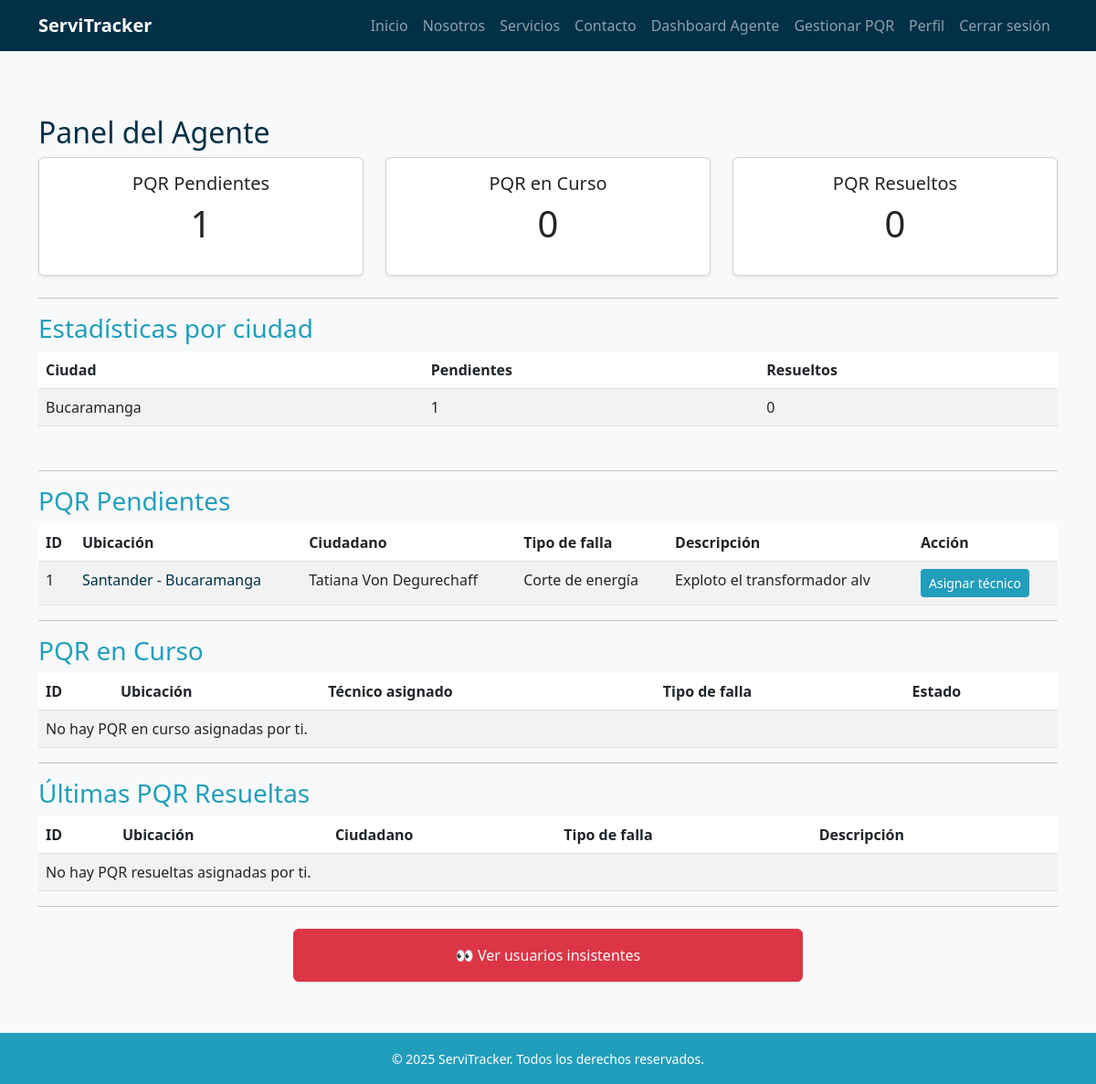
Page /reportes/agente/ (signed in) on the earlier database version.
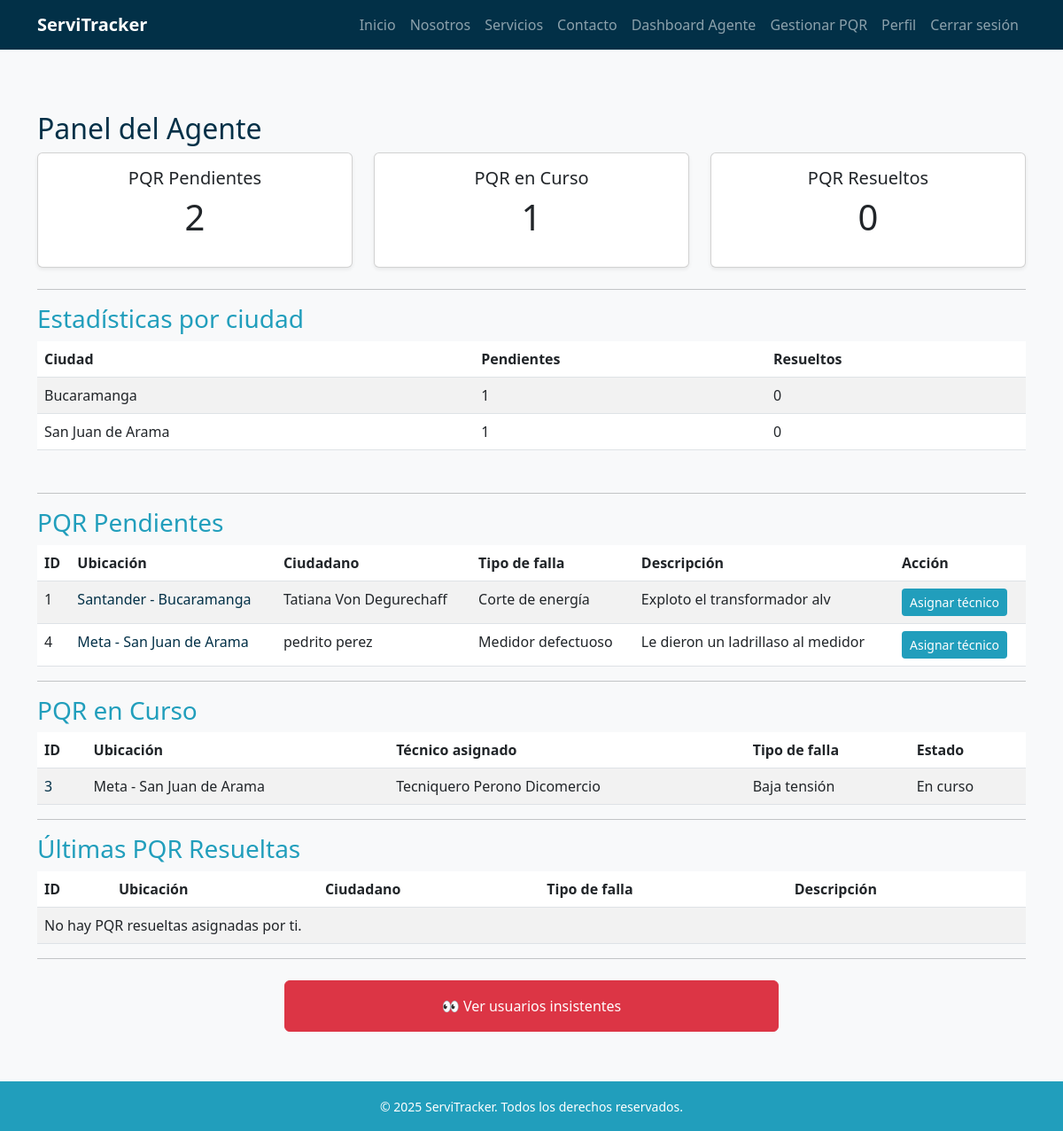
Same page on the later database version.
### propiedades/models.py (models this page shows, shortened)
class Propiedad(models.Model):
    usuario = models.ForeignKey(
        settings.AUTH_USER_MODEL,
        on_delete=models.CASCADE,
        related_name='propiedades'
    )
    departamento = models.CharField(max_length=100)
    ciudad = models.CharField(max_length=100)
    direccion = models.CharField(max_length=200)
    activa = models.BooleanField(default=True)

### pqr/models.py (models this page shows, shortened)
class PQR(models.Model):
    ciudadano = models.ForeignKey(
        settings.AUTH_USER_MODEL,
        on_delete=models.SET_NULL,
        null=True,
        blank=True,
        related_name="pqrs_ciudadano"
    )
    propiedad = models.ForeignKey(
        Propiedad,
        on_delete=models.SET_NULL,
        null=True,
        blank=True
    )
    direccion = models.CharField(max_length=255, blank=True, null=True)
    departamento = models.CharField(max_length=100, blank=True, null=True)
    ciudad = models.CharField(max_length=100, blank=True, null=True)
    telefono_contacto = models.CharField(max_length=20, unique=True, null=True, blank=True)
    tipo_falla = models.ForeignKey(TipoFalla, on_delete=models.PROTECT)
    descripcion = models.TextField()
    estado = models.ForeignKey(EstadoPQR, on_delete=models.PROTECT)
    tecnico_asignado = models.ForeignKey(
        settings.AUTH_USER_MODEL,
        on_delete=models.SET_NULL,
        null=True,
        blank=True,
        related_name="pqrs_tecnico"
    )
    agente_revisor = models.ForeignKey(
        settings.AUTH_USER_MODEL,
        on_delete=models.SET_NULL,
        null=True,
        blank=True,
        related_name="pqrs_agente"
    )
    observacion_tecnico = models.TextField(blank=True, null=True)
    fecha_creacion = models.DateTimeField(auto_now_add=True)
    fecha_actualizacion = models.DateTimeField(auto_now=True)

class TipoFalla(models.Model):
    nombre = models.CharField(max_length=100)
    def __str__(self):
        return self.nombre

class EstadoPQR(models.Model):
    nombre = models.CharField(max_length=50)

### usuarios/models.py (models this page shows)
class Usuario(AbstractBaseUser, PermissionsMixin):
    ROLES = [
        ("administrador", "Administrador"),
        ("agente", "Agente"),
        ("tecnico", "Técnico"),
        ("ciudadano", "Ciudadano"),
    ]
    documento = models.CharField(max_length=20, unique=True)
    email = models.EmailField(blank=True, null=True)
    nombres = models.CharField(max_length=100, blank=True, null=True)
    apellidos = models.CharField(max_length=100, blank=True, null=True)
    rol = models.CharField(max_length=20, choices=ROLES, default="ciudadano")
    especialidad = models.ForeignKey(Especialidad, on_delete=models.SET_NULL, null=True, blank=True)
    is_active = models.BooleanField(default=True)
    is_staff = models.BooleanField(default=False)
    date_joined = models.DateTimeField(auto_now_add=True)
    objects = UsuarioManager()
    USERNAME_FIELD = "documento"
    REQUIRED_FIELDS = []  # puedes agregar 'email' si quieres que sea obligatorio
    def __str__(self):
        return self.get_public_name()
    def get_full_name(self):
        nombre = (self.nombres or "").strip()
        apellido = (self.apellidos or "").strip()
        full = f"{nombre} {apellido}".strip()
        return full or ""
    def get_public_name(self):
        return self.get_full_name() or "Usuario"

### reportes/views.py (the view)
# urls.py: path("agente/", views.dashboard_agente, name="dashboard_agente"),
@user_passes_test(lambda u: u.rol == "agente")
def dashboard_agente(request):
    pqr_pendientes = PQR.objects.filter(estado__nombre="Pendiente")
    pqr_en_curso = PQR.objects.filter(estado__nombre="En curso", agente_revisor=request.user)
    pqr_resueltas = PQR.objects.filter(estado__nombre="Resuelto", agente_revisor=request.user).order_by("-id")[:5]
    pendientes = pqr_pendientes.count()
    en_curso = pqr_en_curso.count()
    resueltos = pqr_resueltas.count()
    estadisticas_ciudad = {}
    for pqr in list(pqr_pendientes) + list(pqr_resueltas):
        if pqr.propiedad:
            ciudad_key = pqr.propiedad.ciudad
            if ciudad_key not in estadisticas_ciudad:
                estadisticas_ciudad[ciudad_key] = {"pendientes": 0, "resueltos": 0}
            if pqr.estado.nombre == "Pendiente":
                estadisticas_ciudad[ciudad_key]["pendientes"] += 1
            elif pqr.estado.nombre == "Resuelto":
                estadisticas_ciudad[ciudad_key]["resueltos"] += 1
    ciudad = request.GET.get("ciudad")
    if ciudad:
        pqr_pendientes = pqr_pendientes.filter(propiedad__ciudad__icontains=ciudad)
        pqr_en_curso = pqr_en_curso.filter(propiedad__ciudad__icontains=ciudad)
        pqr_resueltas = pqr_resueltas.filter(propiedad__ciudad__icontains=ciudad)
    contexto = {
        "usuario": request.user,
        "pendientes": pendientes,
        "en_curso": en_curso,
        "resueltos": resueltos,
        "estadisticas_ciudad": estadisticas_ciudad,
        "pqr_pendientes": pqr_pendientes,
        "pqr_en_curso": pqr_en_curso,
        "pqr_resueltas": pqr_resueltas,
        "ciudad": ciudad or "",
    }
    return render(request, 'reportes/dashboard_agente.html', contexto)

### templates/reportes/dashboard_agente.html (shortened to what the changed rows need)
{% extends 'base.html' %}
{% block content %}
<h2 class="text-blue-dark">Panel del Agente</h2>
<div class="row mb-4">
    <div class="col-md-4">
        <div class="card shadow-sm">
            <div class="card-body text-center">
                <h5 class="card-title">PQR Pendientes</h5>
                <p class="display-6">{{ pendientes }}</p>
            </div>
        </div>
    </div>
    <div class="col-md-4">
        <div class="card shadow-sm">
            <div class="card-body text-center">
                <h5 class="card-title">PQR en Curso</h5>
                <p class="display-6">{{ en_curso }}</p>
            </div>
        </div>
    </div>
</div>
<table class="table table-striped mb-5">
    <thead>
        <tr>
            <th>Ciudad</th>
            <th>Pendientes</th>
            <th>Resueltos</th>
        </tr>
    </thead>
    <tbody>
        {% for ciudad, datos in estadisticas_ciudad.items %}
        <tr>
            <td>{{ ciudad }}</td>
            <td>{{ datos.pendientes }}</td>
            <td>{{ datos.resueltos }}</td>
        </tr>
        {% empty %}
        <tr><td colspan="3">No hay datos disponibles.</td></tr>
        {% endfor %}
    </tbody>
</table>
<table class="table table-striped">
    <thead>
        <tr>
            <th>ID</th>
            <th>Ubicación</th>
            <th>Ciudadano</th>
            <th>Tipo de falla</th>
            <th>Descripción</th>
            <th>Acción</th>
        </tr>
    </thead>
    <tbody>
        {% for pqr in pqr_pendientes %}
        <tr>
            <td>{{ pqr.id }}</td>
            <td>
                <a href="{% url 'detalle_pqr' pqr.pk %}" class="text-blue-dark text-decoration-none">
                    {{ pqr.propiedad.departamento }} - {{ pqr.propiedad.ciudad }}
                </a>
            </td>
            <td>{{ pqr.ciudadano }}</td>
            <td>{{ pqr.tipo_falla }}</td>
            <td>{{ pqr.descripcion }}</td>
            <td>
                <a href="{% url 'asignar_tecnico' pqr.pk %}" class="btn btn-sm btn-blue-mid">Asignar técnico</a>
            </td>
        </tr>
        {% empty %}
        <tr><td colspan="6">No hay PQR pendientes.</td></tr>
        {% endfor %}
    </tbody>
</table>
<table class="table table-striped">
    <thead>
        <tr>
            <th>ID</th>
            <th>Ubicación</th>
            <th>Técnico asignado</th>
            <th>Tipo de falla</th>
            <th>Estado</th>
        </tr>
    </thead>
    <tbody>
        {% for pqr in pqr_en_curso %}
        <tr>
            <td><a href="{% url 'detalle_pqr' pqr.pk %}" class="text-blue-dark text-decoration-none">{{ pqr.id }}</a></td>
            <td>{{ pqr.propiedad.departamento }} - {{ pqr.propiedad.ciudad }}</td>
            <td>{{ pqr.tecnico_asignado }}</td>
            <td>{{ pqr.tipo_falla }}</td>
            <td>{{ pqr.estado.nombre }}</td>
        </tr>
        {% empty %}
        <tr><td colspan="5">No hay PQR en curso asignadas por ti.</td></tr>
        {% endfor %}
    </tbody>
</table>
<table class="table table-striped">
    <thead>
        <tr>
            <th>ID</th>
            <th>Ubicación</th>
            <th>Ciudadano</th>
            <th>Tipo de falla</th>
            <th>Descripción</th>
        </tr>
    </thead>
</table>
{% endblock %}

Differences in the rows shown:
now on this page (row unchanged): Propiedad: estadisticas_ciudad "San Juan de Arama"
added PQR: id "4", propiedad.departamento "Meta", propiedad.ciudad "San Juan de Arama", ciudadano "pedrito perez", tipo_falla "Medidor defectuoso", descripcion "Le dieron un ladrillaso al medidor", shown under "PQR Pendientes"
added PQR: id "3", propiedad.departamento "Meta", propiedad.ciudad "San Juan de Arama", tecnico_asignado "Tecniquero Perono Dicomercio", tipo_falla "Baja tensión", estado.nombre "En curso", shown under "PQR en Curso"
Other differences:
{{ pendientes }}: "1" → "2"
{{ en_curso }}: "0" → "1"
new list line: "1 0"
text no longer shown: "No hay PQR en curso asignadas por ti."
